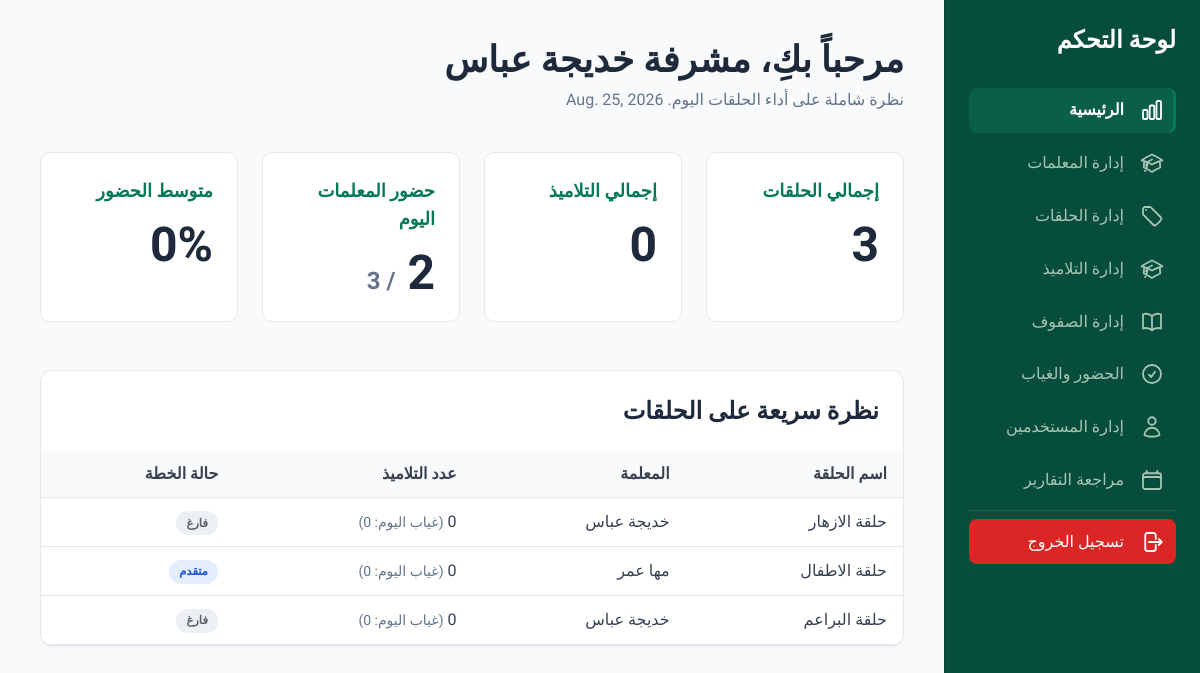
Page /administration/dashboard/ (signed in) on the earlier database version.
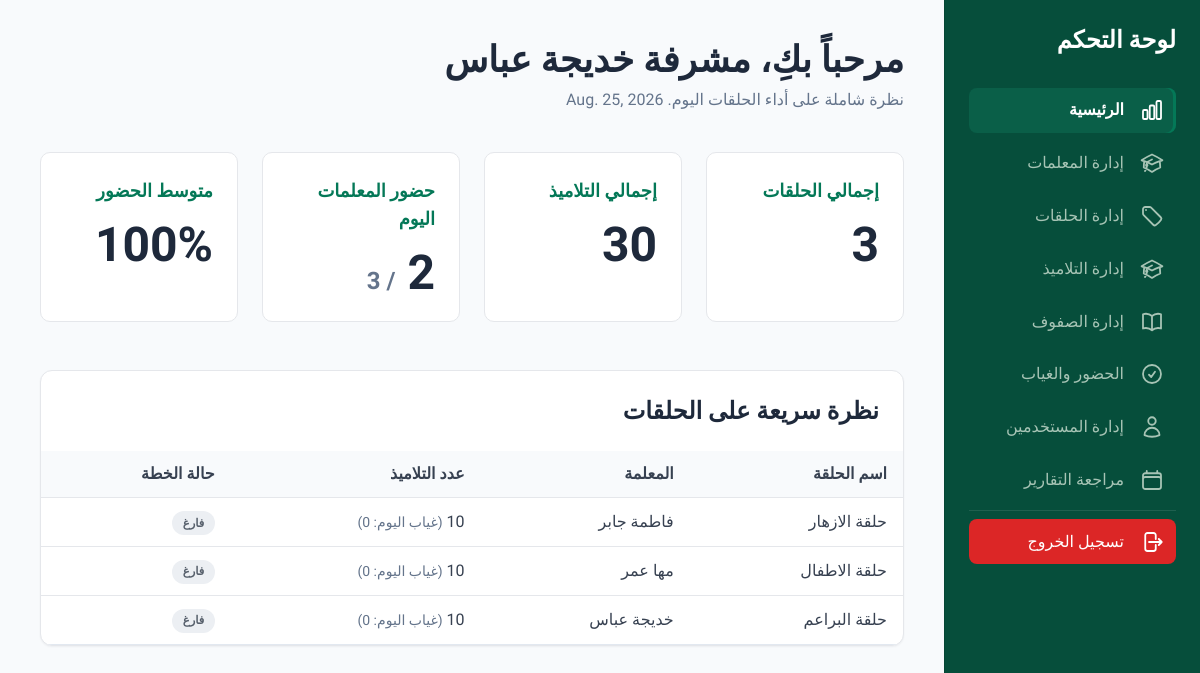
Same page on the later database version.
### halaqs/models.py (models this page shows, shortened)
class Halaqa(models.Model):
    name =models.CharField(max_length=50,blank=False,null=False)
    res_teacher=models.ForeignKey('teachers.Teacher',on_delete=models.SET_NULL,null=True,blank=True)
    course=models.CharField(max_length=50,blank=False,null=False)
    notes=models.TextField(blank=True,null=True)
    @property
    def total_students(self):
        from students.models import Student
        total=Student.objects.filter(halaqa=self).count()
        return total
    @property
    def total_absent_students(self):
        from attendances.models import StudAttendance
        from students.models import Student
        students=Student.objects.filter(halaqa=self)
        total=StudAttendance.objects.filter(student__in=students,day=date.today(),status=False).count()
        if not total:
            total=0
        return total
    @property
    def plan_status(self):
        from reports.models import WeekReport
        today = date.today()
        week_end_day = 3
        days_until_thursday = week_end_day - today.weekday()
        if days_until_thursday < 0:
            days_until_thursday += 7
        end_of_week = today + timedelta(days=days_until_thursday)
        report=WeekReport.objects.filter(halaqa=self,end_w_date=end_of_week).first()
        if report is None:
            return None
        return report.compare_plan

### teachers/models.py (models this page shows)
class Teacher(models.Model):
    name=models.CharField(max_length=100,blank=False,null=False)
    tel=models.CharField(max_length=10,blank=True,null=True)
    email=models.EmailField()
    address=models.CharField(max_length=100,blank=True,null=True)
    user_name=models.OneToOneField(User,on_delete=models.SET_NULL,blank=True,null=True)
    def __str__(self):
        return self.name

### administration/views.py (the view)
# urls.py: path('dashboard/' ,superuser_required(dashboard),name='dashboard'),
def dashboard(request):
    today_date=date.today()# get today date
    user=request.user.first_name # user is log in
    total_halaqats=Halaqa.objects.all().count()
    total_students=Student.objects.all().count()
    halaqats=Halaqa.objects.select_related('res_teacher').order_by('name')
    total_teachers=Teacher.objects.all().count()
    teachers_present_today=TeachAttendance.objects.filter(day=today_date,status=True).count()
    students_recorded_today=StudAttendance.objects.filter(day=today_date).count()
    students_present_today=StudAttendance.objects.filter(day=today_date,status=True).count()
    if students_recorded_today:
        avg_attendance=int(students_present_today*100/students_recorded_today)
    else:
        avg_attendance=0
    context ={
        'today_date':today_date,
        'user' :user,
        'total_halaqats':total_halaqats,
        'total_students':total_students,
        'halaqats':halaqats,
        'teachers_present_today':teachers_present_today,
        'total_teachers':total_teachers,
        'avg_attendance':avg_attendance,
    }
    return render(request,'administration/dashboard.html',context)

### templates/administration/dashboard.html
{% extends 'administration/s_base.html'%}
{% load static %}
{% block content %}
            <main class="p-6 md:p-10">
                <header class="mb-10">
                    <h1 class="text-3xl md:text-4xl font-black">مرحباً بكِ، مشرفة
                        <span class="text-1xl md:text-4xl font-black text-slate-800">{{ user }}</span>
                     </h1>
                    <p class="text-slate-500 mt-2">نظرة شاملة على أداء الحلقات اليوم. {{today_date}}</p>
                </header>
                <div class="grid grid-cols-1 sm:grid-cols-2 lg:grid-cols-4 gap-6">
                    <div class="card p-6">
                        <h3 class="text-lg font-bold text-emerald-700">إجمالي الحلقات</h3>
                        <p class="text-5xl font-extrabold mt-4">{{total_halaqats}}</p>
                    </div>
                    <div class="card p-6">
                        <h3 class="text-lg font-bold text-emerald-700">إجمالي التلاميذ</h3>
                        <p class="text-5xl font-extrabold mt-4">{{total_students}}</p>
                    </div>
                    <div class="card p-6">
                        <h3 class="text-lg font-bold text-emerald-700">حضور المعلمات اليوم</h3>
                        <p class="text-5xl font-extrabold mt-4">{{teachers_present_today}} <span class="text-2xl text-slate-500">/
                                {{total_teachers}}</span></p>
                    </div>
                    <div class="card p-6">
                        <h3 class="text-lg font-bold text-emerald-700">متوسط الحضور</h3>
                        <p class="text-5xl font-extrabold mt-4">{{avg_attendance}}%</p>
                    </div>
                </div>
                <div class="mt-12 table-wrap overflow-x-auto">
                    <div class="p-6 flex justify-between items-center">
                        <h2 class="text-2xl font-bold">نظرة سريعة على الحلقات</h2>
                    </div>
                    <table class="table">
                        <thead>
                            <tr>
                                <th>اسم الحلقة</th>
                                <th>المعلمة</th>
                                <th>عدد التلاميذ</th>
                                <th>حالة الخطة</th>
                            </tr>
                        </thead>
                        <tbody>
                            {% for halaqa in halaqats %}
                            <tr class="border-b border-slate-200 hover:bg-slate-50">
                                <td class="p-4">حلقة {{ halaqa.name }}</td>
                                <td class="p-4">{{ halaqa.res_teacher }}</td>
                                <td class="p-4">{{ halaqa.total_students }} <span class="text-sm text-slate-500">(غياب اليوم: {{ halaqa.total_absent_students }})</span></td>
                                <td class="p-4">
                                    {% if halaqa.plan_status == 'on_track'%}
                                         <span
                                        class="badge badge-green">متوافق</span>
                                    {% elif halaqa.plan_status == 'delayed' %}
                                        <span
                                        class="badge badge-gray">متأخر</span>
                                    {% elif halaqa.plan_status == 'advanced' %}
                                        <span
                                        class="badge badge-blue">متقدم</span>
                                    {% else %}
                                        <span
                                        class="badge badge-gray">فارغ</span>
                                    {% endif %}
                                </td>
                            </tr>
                            {% endfor %}
                        </tbody>
                    </table>
                </div>
            </main>
{% endblock %}

Differences in the rows shown:
changed Halaqa "الازهار": res_teacher "خديجة عباس" → "فاطمة جابر"
computed for Halaqa "الاطفال": text "متقدم" → "فارغ"
Other differences:
{{ total_students }}: "0" → "30"
{{ avg_attendance }}: "0" → "100"
